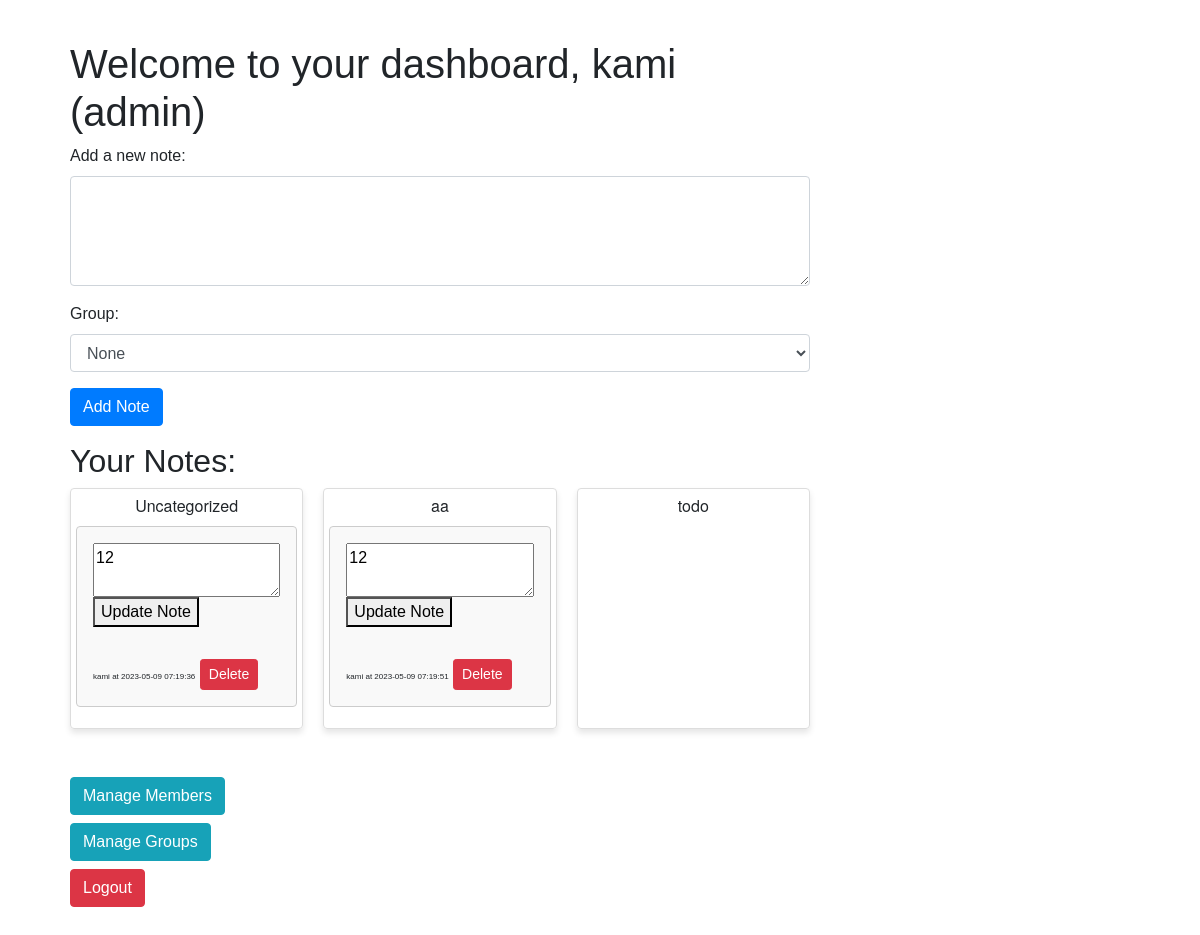
The page /dashboard (signed in) on the database as committed earlier.
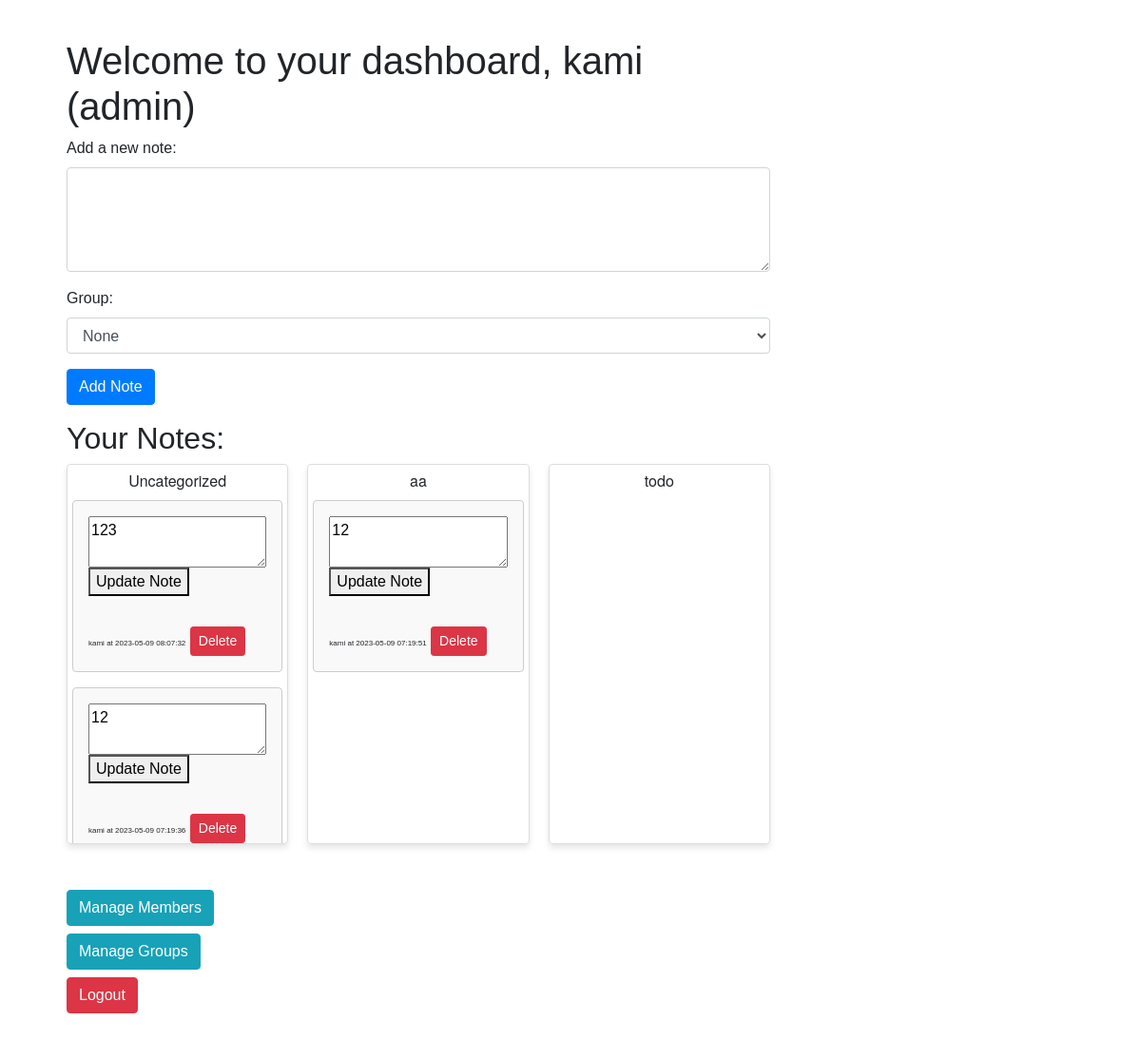
The same page on the database as committed later.
### app.py (models this page shows, shortened)
class Group(db.Model):
    __tablename__ = 'groups'
    id = db.Column(db.Integer, primary_key=True)
    name = db.Column(db.String(100), nullable=False)
    user_id = db.Column(db.Integer, db.ForeignKey('users.id'), nullable=False)
    notes = db.relationship('Note', backref='group', lazy=True)

class Note(db.Model):
    __tablename__ = 'notes'
    id = db.Column(db.Integer, primary_key=True)
    group_id = db.Column(db.Integer, db.ForeignKey('groups.id'), nullable=True)
    content = db.Column(db.Text, nullable=False)
    date_created = db.Column(db.DateTime, default=datetime.utcnow)
    user_id = db.Column(db.Integer, db.ForeignKey('users.id'), nullable=False)
    member_id = db.Column(db.Integer, db.ForeignKey('members.id'), nullable=True)

class Member(UserMixin, db.Model):
    __tablename__ = 'members'
    id = db.Column(db.Integer, primary_key=True)
    name = db.Column(db.String(100), nullable=False)
    email = db.Column(db.String(100), unique=True, nullable=False)
    password = db.Column(db.String(100), nullable=False)
    user_id = db.Column(db.Integer, db.ForeignKey('users.id'), nullable=False)
    is_admin = db.Column(db.Boolean, default=False)
    notes = db.relationship('Note', backref='member', lazy=True)

### app.py (the view, shortened to what this page needs)
@app.route('/dashboard', methods=['GET', 'POST'])
@login_required
def dashboard():
    if isinstance(current_user, User):
        user_id = current_user.id
        members = current_user.members
    else:
        user_id = current_user.user.id
        members = Member.query.filter_by(user_id=user_id).all()
    if isinstance(current_user, User):
        members = current_user.members
    else:
        members = Member.query.filter_by(user_id=current_user.user.id).all()
    if not members:
        new_member = Member(name=current_user.name, email=current_user.email, password=current_user.password, user_id=current_user.id, is_admin=1)
        db.session.add(new_member)
        db.session.commit()
        members = [new_member]
    if isinstance(current_user, User):
        user_id = current_user.id
        member_user_ids = [member.user_id for member in members]
    else:
        user_id = current_user.user.id
        member_user_ids = []
    visible_user_ids = [user_id] + member_user_ids
    groups = Group.query.filter(Group.user_id.in_(visible_user_ids)).order_by(Group.name.asc()).all()
    uncategorized_group = None
    for group in groups:
        if group.name == "Uncategorized":
            uncategorized_group = group
            break
    if not uncategorized_group:
        uncategorized_group = Group(name="Uncategorized", user_id=user_id)
        db.session.add(uncategorized_group)
        db.session.commit()
        groups.append(uncategorized_group)
    group_ids = [group.id for group in groups]
    notes = Note.query.filter((Note.group_id.in_(group_ids)) | (Note.group_id.is_(None))).order_by(Note.date_created.desc()).all()
    csrf_token = generate_csrf()
    return render_template('dashboard.html', notes=notes, groups=groups, members=members, csrf_token=csrf_token)

### app.py (called while the page is built)
@login_manager.user_loader
def load_user(user_id):
    if user_id.startswith("member_"):
        member_id = int(user_id.split("_")[1])
        return Member.query.get(member_id)
    else:
        return User.query.get(int(user_id))

### templates/dashboard.html (shortened to what this page needs)
{% extends 'base.html' %}
{% block content %}
<div class="container">
    <h1>Welcome to your dashboard, {{ current_user.name }}{% if current_user.role == 'admin' %} (admin){% endif %}</h1>
    <form action="{{ url_for('dashboard') }}" method="POST" class="mb-3">
        <div class="form-group">
            <label for="content">Add a new note:</label>
            <textarea name="content" id="content" rows="4" class="form-control" required></textarea>
        </div>
        <div class="form-group">
            <label for="group_id">Group:</label>
            <select name="group_id" class="form-control">
                <option value="">None</option>
            </select>
        </div>
        <input type="submit" value="Add Note" class="btn btn-primary">
    </form>
    <h2>Your Notes:</h2>
    <div class="note-box-container">
        {% for group in groups %}
        <div class="note-box" data-group-id="{{ group.id }}">
            <div class="note-box-title">{{ group.name }}</div>
            {% for note in notes %}
            {% if (note.group and note.group.id == group.id) or (group.name == "Uncategorized" and not note.group_id)%}
            <div class="note">
                <form action="{{ url_for('update_note') }}" method="post">
                    <textarea name="note_content">{{ note.content }}</textarea>
                    <button type="submit">Update Note</button>
                </form>
                <span class="note-details">{{ note.member.name if note.member else 'Unknown' }} at {{
                    note.date_created.strftime('%Y-%m-%d %H:%M:%S')}}</span>
                <form method="post" action="{{ url_for('delete_note', note_id=note.id) }}" style="display:inline;">
                    <button type="submit" class="btn btn-danger btn-sm">Delete</button>
                </form>
            </div>
            {% endif %}
            {% endfor %}
        </div>
        {% endfor %}
    </div>
    <br>
    <br>
    {% if current_user.role == 'admin' %}
    <a href="{{ url_for('members') }}" class="btn btn-info">Manage Members</a>
    {% endif %}
    <br>
    <a href="{{ url_for('groups') }}" class="btn btn-info mt-2">Manage Groups</a>
    <br>
    <a href="{{ url_for('logout') }}" class="btn btn-danger mt-2">Logout</a>
</div>
{% endblock %}

Rows that differ between the two databases and show on the page:
added Note: note_content "123", member "kami", date_created "2023-05-09 08:07:32", shown under Group "Uncategorized"
